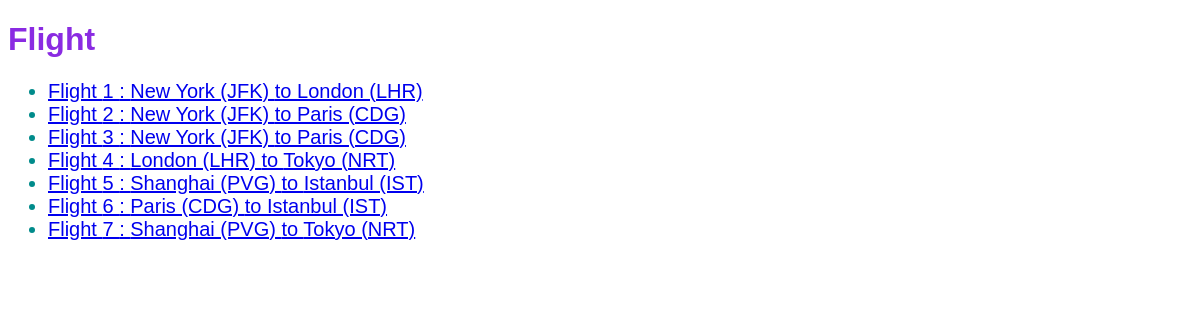
The app's page /flights/ with its own data.
### flights/models.py (models this page shows, shortened)
class Flight(models.Model):
	origin = models.ForeignKey(Airport, on_delete=models.CASCADE, related_name="depatures")
	destination = models.ForeignKey(Airport, on_delete=models.CASCADE, related_name="Arrivals")
	duration = models.IntegerField()

class Airport(models.Model):
	code = models.CharField(max_length=3)
	city = models.CharField(max_length=64)
	def __str__(self):
		return f"{self.city} ({self.code})"

### flights/views.py (the view)
# urls.py: path("",views.index, name="index"),
def index(request):
	return render(request,"flights.html",{
		"flights": Flight.objects.all(),
		})

### flights/templates/flights.html (shortened to what this page needs)
{% extends "combined.html" %}
{% block body %}
	<h1>Flight</h1>
	<ul>
		{% for flight in flights %}
			<li>
				<a href="{% url 'flight' flight.id %}">
					Flight {{ flight.id }} : {{ flight.origin }} to {{ flight.destination }}
				</a>
			</li>
		{% endfor %}
	</ul>
{% endblock %}

### flights/static/css/makeover.css (style rules this page uses)
h1 { font-family: Roboto mono, sans-serif; color: blueviolet;, }
ul li { font-family: Roboto mono, sans-serif; color: darkcyan; font-size: 20px; }

### records on screen
Flight: id "1", origin "New York (JFK)", destination "London (LHR)"
Flight: id "2", origin "New York (JFK)", destination "Paris (CDG)"
Flight: id "3", origin "New York (JFK)", destination "Paris (CDG)"
Flight: id "4", origin "London (LHR)", destination "Tokyo (NRT)"
Flight: id "5", origin "Shanghai (PVG)", destination "Istanbul (IST)"
Flight: id "6", origin "Paris (CDG)", destination "Istanbul (IST)"
Flight: id "7", origin "Shanghai (PVG)", destination "Tokyo (NRT)"
